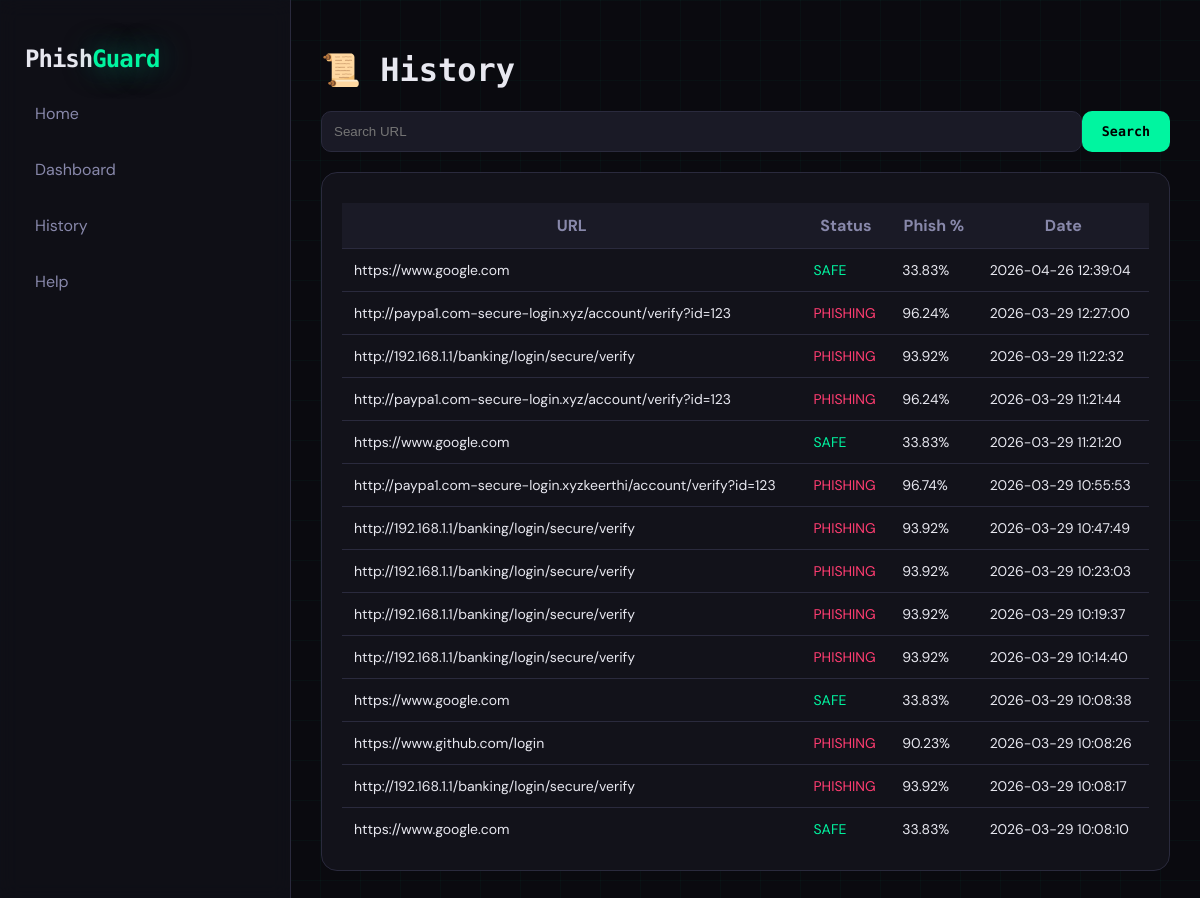
Before: /history with the older database file.
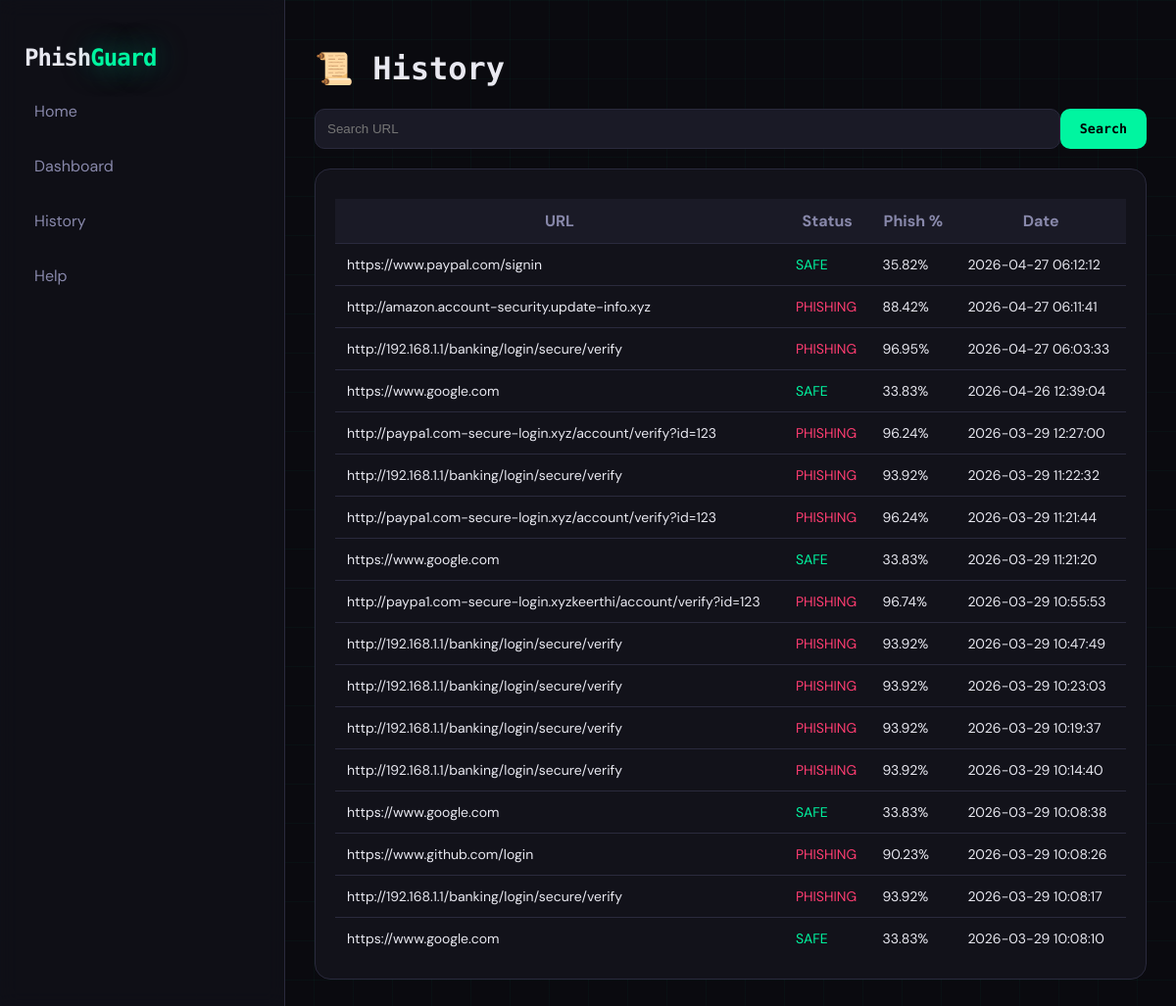
After: the same page with the newer database file.
### tables this page shows
CREATE TABLE scans (
            id INTEGER PRIMARY KEY AUTOINCREMENT,
            url TEXT,
            prediction TEXT,
            phishing_prob REAL,
            date TIMESTAMP DEFAULT CURRENT_TIMESTAMP
        );

### app.py (the view)
@app.route('/history')
def history():
    search_query = request.args.get('q')
    conn = sqlite3.connect('history.db')   # ✅ correct DB
    cursor = conn.cursor()
    if search_query:
        cursor.execute("""
            SELECT * FROM scans
            WHERE url LIKE ?
            ORDER BY date DESC
        """, ('%' + search_query + '%',))
    else:
        cursor.execute("""
            SELECT * FROM scans
            ORDER BY date DESC
        """)
    data = cursor.fetchall()
    conn.close()
    return render_template('history.html', data=data)

### templates/history.html (shortened to what this page needs)
<!DOCTYPE html>
<html lang="en">
<head>
</head>
<body>
<div class="sidebar">
    <h2 class="logo">
        <span class="phish">Phish</span><span class="guard">Guard</span>
    </h2>
    <a href="/">Home</a>
    <a href="/dashboard">Dashboard</a>
    <a href="/history">History</a>
    <a href="/help">Help</a>
</div>
<div class="main">
<h1>📜 History</h1>
<div class="search-box">
    <form method="GET" action="/history" style="display:flex;width:100%;">
        <input type="text" name="q" value="{{ request.args.get('q','') }}" placeholder="Search URL">
        <button type="submit">Search</button>
    </form>
</div>
<div class="card">
<table>
<tr>
<th>URL</th>
<th>Status</th>
<th>Phish %</th>
<th>Date</th>
</tr>
{% for row in data %}
<tr>
<td>{{ row[1] }}</td>
<td class="{% if row[2]=='PHISHING' %}phish{% else %}safe{% endif %}">
{{ row[2] }}
</td>
<td>{{ row[3] }}%</td>
<td>{{ row[4] }}</td>
</tr>
{% endfor %}
</table>
</div>
</div>
</body>
</html>

Changed rows visible on the page:
added scans: url "https://www.paypal.com/signin", prediction "SAFE", phishing_prob "35.82", date "2026-04-27 06:12:12"
added scans: url "http://amazon.account-security.update-info.xyz", prediction "PHISHING", phishing_prob "88.42", date "2026-04-27 06:11:41"
added scans: url "http://192.168.1.1/banking/login/secure/verify", prediction "PHISHING", phishing_prob "96.95", date "2026-04-27 06:03:33"
